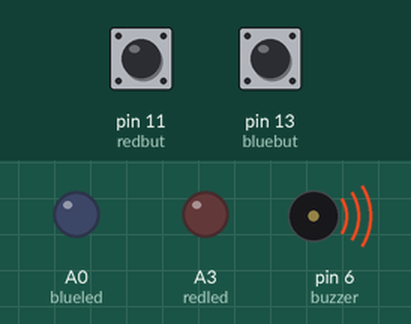
Recording of a sketch running on a simulated Arduino Uno, built with avr-gcc and run on an emulated ATmega328P. On the bench: output pins drawn as LEDs (lit = HIGH), buzzer (waves = sounding). The test bench sets the inputs (shaded band); at power-on: pin 13 (bluebut) HIGH, pin 11 (redbut) HIGH. What the sketch prints to the serial monitor is not drawn.

Above: at 4.2 s.
4.3 s: pin 13 (bluebut) pulled LOW for 0.15 s
At 5.4 s:
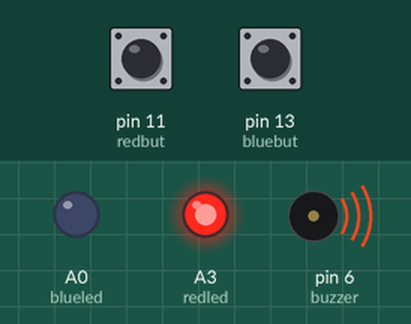
5.9 s: pin 11 (redbut) pulled LOW for 0.15 s
At 7.1 s:
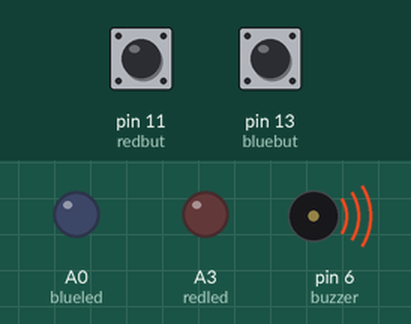
7.5 s: pin 13 (bluebut) pulled LOW for 1 s
At 8.0 s:
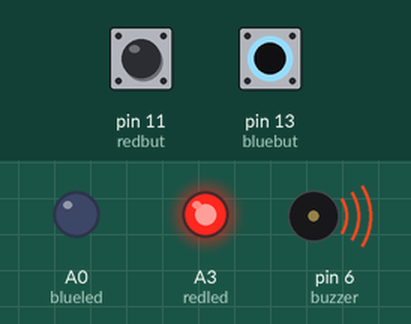
10.0 s: pin 11 (redbut) pulled LOW for 1 s
At 11.5 s:
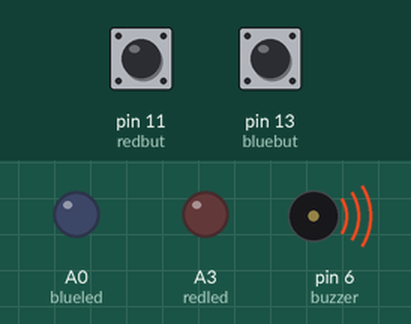
12.5 s: pin 13 (bluebut) pulled LOW for 3.2 s
At 13.0 s:
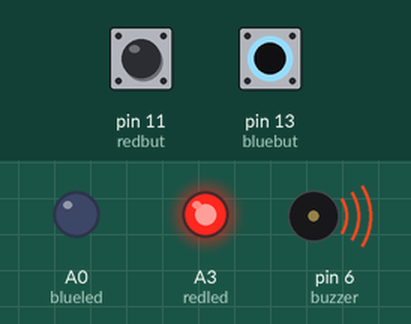
Timing chart, 0 to 15.5 s (numbered marks = the images above; inputs shaded):
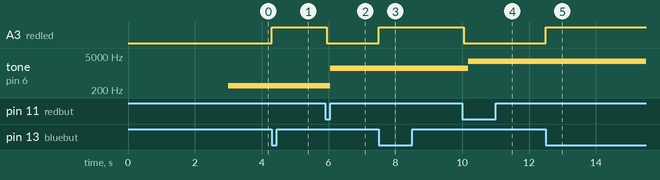

The sketch:

buzzer_switch.ino
```cpp
//===================================================================================
// Template v 001
//===================================================================================
// ----- global define ----------------------------------------------
//
// ----- libraries --------------------------------------------------
// #include <NewPing.h>
// ----- constant pin -----------------------------------------------
#define redbut 11
#define bluebut 13
#define buzzer 6
#define redled A3
#define blueled A0
// ----- constant common --------------------------------------------
// const float pi = 3.14;
// ----- variables --------------------------------------------------
int val = 300;
long count1 = 0;
// ----- prepare hardware -------------------------------------------

// ==================================================================
// functions common -------------------------------------------------
// void control() {}
// ==================================================================
void setup() {
  // Serial monitor -------------------------------------------------
  Serial.begin(9600); delay(3000);
  // ----- prepare pins ---------------------------------------------
  pinMode(redbut, INPUT);
  pinMode(bluebut, INPUT  );
  pinMode(buzzer, OUTPUT);
  pinMode(blueled, OUTPUT);
  pinMode(redled, OUTPUT);
  // ----- prepare variable -----------------------------------------
  //
  // ----- prepare hardware -----------------------------------------
 count1 = millis();
} // ================================================================
void loop() { // ----- work programm -----------------------------------------

  if (digitalRead(redbut) == 0) {

    val = val + 50;
    if (val>3000) val = 3000;
    digitalWrite(redled, 1);
    if((millis() - count1)>300) {
    digitalWrite(redled, 0);
    }
  }
  if (digitalRead(bluebut) == 0) {
    if (val<300) val = 300;
    digitalWrite(redled, 1);
    if((millis() - count1)>300) {
    digitalWrite(blueled, 0);
    }
  }
  Serial.println(val);
  tone(buzzer, val);
} // ================================================================
```

Measured:
- after the input at 4.3 s, A3 (redled): LOW → HIGH at once
- after the input at 5.9 s, A3 (redled): HIGH → LOW after 0.05 s; tone on pin 6 (buzzer): 300 Hz → 1600 Hz after 0.15 s
- after the input at 7.5 s, A3 (redled): LOW → HIGH at once
- after the input at 10.0 s, A3 (redled): HIGH → LOW after 0.05 s; tone on pin 6 (buzzer): 1600 Hz → 3000 Hz after 0.18 s
- after the input at 12.5 s, A3 (redled): LOW → HIGH at once
